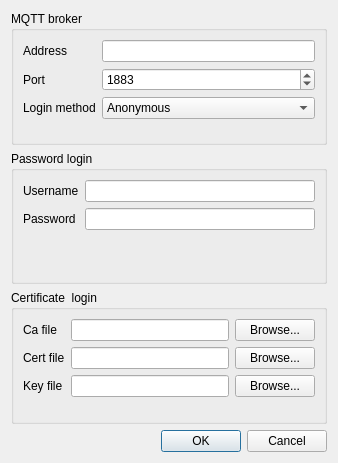
<?xml version="1.0" encoding="UTF-8"?>
<ui version="4.0">
 <class>SessionDialog</class>
 <widget class="QDialog" name="SessionDialog">
  <property name="geometry">
   <rect>
    <x>0</x>
    <y>0</y>
    <width>338</width>
    <height>463</height>
   </rect>
  </property>
  <property name="sizePolicy">
   <sizepolicy hsizetype="Fixed" vsizetype="Fixed">
    <horstretch>0</horstretch>
    <verstretch>0</verstretch>
   </sizepolicy>
  </property>
  <property name="minimumSize">
   <size>
    <width>338</width>
    <height>463</height>
   </size>
  </property>
  <property name="maximumSize">
   <size>
    <width>338</width>
    <height>463</height>
   </size>
  </property>
  <property name="windowTitle">
   <string>Session</string>
  </property>
  <property name="windowIcon">
   <iconset resource="images.qrc">
    <normaloff>:/img/img/mqtticon-large.png</normaloff>:/img/img/mqtticon-large.png</iconset>
  </property>
  <property name="sizeGripEnabled">
   <bool>false</bool>
  </property>
  <layout class="QVBoxLayout" name="verticalLayout">
   <item>
    <widget class="QGroupBox" name="groupBox_2">
     <property name="title">
      <string>MQTT broker</string>
     </property>
     <layout class="QVBoxLayout" name="verticalLayout_2">
      <item>
       <layout class="QFormLayout" name="formLayout">
        <item row="0" column="0">
         <widget class="QLabel" name="label">
          <property name="text">
           <string>Address</string>
          </property>
         </widget>
        </item>
        <item row="0" column="1">
         <widget class="QLineEdit" name="mqttAddressEdit"/>
        </item>
        <item row="1" column="0">
         <widget class="QLabel" name="label_2">
          <property name="text">
           <string>Port</string>
          </property>
         </widget>
        </item>
        <item row="1" column="1">
         <widget class="QSpinBox" name="mqttportSpinBox">
          <property name="maximum">
           <number>99999</number>
          </property>
          <property name="value">
           <number>1883</number>
          </property>
         </widget>
        </item>
        <item row="2" column="0">
         <widget class="QLabel" name="label_3">
          <property name="text">
           <string>Login method</string>
          </property>
         </widget>
        </item>
        <item row="2" column="1">
         <widget class="QComboBox" name="loginMethodComboBox">
          <item>
           <property name="text">
            <string>Anonymous</string>
           </property>
          </item>
          <item>
           <property name="text">
            <string>Password</string>
           </property>
          </item>
          <item>
           <property name="text">
            <string>Certificate</string>
           </property>
          </item>
         </widget>
        </item>
       </layout>
      </item>
     </layout>
    </widget>
   </item>
   <item>
    <widget class="QGroupBox" name="groupBox">
     <property name="title">
      <string>Password login</string>
     </property>
     <layout class="QVBoxLayout" name="verticalLayout_3">
      <item>
       <layout class="QFormLayout" name="formLayout_2">
        <item row="0" column="0">
         <widget class="QLabel" name="label_4">
          <property name="text">
           <string>Username</string>
          </property>
         </widget>
        </item>
        <item row="0" column="1">
         <widget class="QLineEdit" name="usernameLineEdit"/>
        </item>
        <item row="1" column="0">
         <widget class="QLabel" name="label_5">
          <property name="text">
           <string>Password</string>
          </property>
         </widget>
        </item>
        <item row="1" column="1">
         <widget class="QLineEdit" name="passwordLineEdit">
          <property name="echoMode">
           <enum>QLineEdit::Password</enum>
          </property>
         </widget>
        </item>
       </layout>
      </item>
     </layout>
    </widget>
   </item>
   <item>
    <widget class="QGroupBox" name="groupBox_3">
     <property name="title">
      <string>Certificate  login</string>
     </property>
     <layout class="QVBoxLayout" name="verticalLayout_4">
      <item>
       <layout class="QFormLayout" name="formLayout_3">
        <item row="0" column="0">
         <widget class="QLabel" name="label_6">
          <property name="text">
           <string>Ca file</string>
          </property>
         </widget>
        </item>
        <item row="1" column="0">
         <widget class="QLabel" name="label_7">
          <property name="text">
           <string>Cert file</string>
          </property>
         </widget>
        </item>
        <item row="2" column="0">
         <widget class="QLabel" name="label_8">
          <property name="text">
           <string>Key file</string>
          </property>
         </widget>
        </item>
        <item row="0" column="1">
         <layout class="QHBoxLayout" name="horizontalLayout">
          <item>
           <widget class="QLineEdit" name="caFileEdit"/>
          </item>
          <item>
           <widget class="QPushButton" name="caFilePushButton">
            <property name="text">
             <string>Browse...</string>
            </property>
           </widget>
          </item>
         </layout>
        </item>
        <item row="1" column="1">
         <layout class="QHBoxLayout" name="horizontalLayout_2">
          <item>
           <widget class="QLineEdit" name="certFileEdit"/>
          </item>
          <item>
           <widget class="QPushButton" name="certFilePushButton">
            <property name="text">
             <string>Browse...</string>
            </property>
           </widget>
          </item>
         </layout>
        </item>
        <item row="2" column="1">
         <layout class="QHBoxLayout" name="horizontalLayout_3">
          <item>
           <widget class="QLineEdit" name="keyFileEdit"/>
          </item>
          <item>
           <widget class="QPushButton" name="keyFilePushButton">
            <property name="text">
             <string>Browse...</string>
            </property>
           </widget>
          </item>
         </layout>
        </item>
       </layout>
      </item>
     </layout>
    </widget>
   </item>
   <item>
    <widget class="QDialogButtonBox" name="buttonBox">
     <property name="orientation">
      <enum>Qt::Horizontal</enum>
     </property>
     <property name="standardButtons">
      <set>QDialogButtonBox::Cancel|QDialogButtonBox::Ok</set>
     </property>
    </widget>
   </item>
  </layout>
 </widget>
 <resources>
  <include location="images.qrc"/>
 </resources>
 <connections>
  <connection>
   <sender>buttonBox</sender>
   <signal>accepted()</signal>
   <receiver>SessionDialog</receiver>
   <slot>accept()</slot>
   <hints>
    <hint type="sourcelabel">
     <x>248</x>
     <y>254</y>
    </hint>
    <hint type="destinationlabel">
     <x>157</x>
     <y>274</y>
    </hint>
   </hints>
  </connection>
  <connection>
   <sender>buttonBox</sender>
   <signal>rejected()</signal>
   <receiver>SessionDialog</receiver>
   <slot>reject()</slot>
   <hints>
    <hint type="sourcelabel">
     <x>316</x>
     <y>260</y>
    </hint>
    <hint type="destinationlabel">
     <x>286</x>
     <y>274</y>
    </hint>
   </hints>
  </connection>
 </connections>
</ui>
